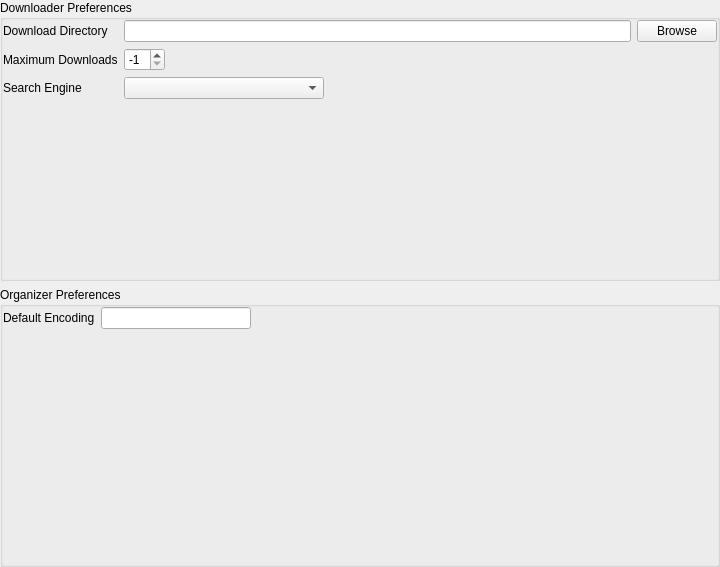
<ui version="4.0" >
 <class>Preferences</class>
 <widget class="QWidget" name="Preferences" >
  <property name="geometry" >
   <rect>
    <x>0</x>
    <y>0</y>
    <width>720</width>
    <height>567</height>
   </rect>
  </property>
  <property name="windowTitle" >
   <string>Form</string>
  </property>
  <layout class="QHBoxLayout" name="horizontalLayout" >
   <property name="margin" >
    <number>0</number>
   </property>
   <item>
    <layout class="QVBoxLayout" name="verticalLayout" >
     <item>
      <widget class="QGroupBox" name="groupBox_2" >
       <property name="title" >
        <string>Downloader Preferences</string>
       </property>
       <layout class="QVBoxLayout" name="verticalLayout_2" >
        <property name="margin" >
         <number>0</number>
        </property>
        <item>
         <layout class="QFormLayout" name="formLayout" >
          <item row="0" column="0" >
           <widget class="QLabel" name="label" >
            <property name="text" >
             <string>Download Directory</string>
            </property>
           </widget>
          </item>
          <item row="0" column="1" >
           <layout class="QHBoxLayout" name="horizontalLayout_2" >
            <item>
             <widget class="QLineEdit" name="lne_download_dir" />
            </item>
            <item>
             <widget class="QPushButton" name="btn_browse_down_dir" >
              <property name="text" >
               <string>Browse</string>
              </property>
              <property name="icon" >
               <iconset resource="../musorg.qrc" >
                <normaloff>:/icons/icons/open.png</normaloff>:/icons/icons/open.png</iconset>
              </property>
             </widget>
            </item>
           </layout>
          </item>
          <item row="1" column="0" >
           <widget class="QLabel" name="label_3" >
            <property name="text" >
             <string>Maximum Downloads</string>
            </property>
           </widget>
          </item>
          <item row="1" column="1" >
           <widget class="QSpinBox" name="sb_max_downloads" >
            <property name="sizePolicy" >
             <sizepolicy vsizetype="Fixed" hsizetype="Fixed" >
              <horstretch>0</horstretch>
              <verstretch>0</verstretch>
             </sizepolicy>
            </property>
            <property name="accelerated" >
             <bool>true</bool>
            </property>
            <property name="minimum" >
             <number>-1</number>
            </property>
            <property name="value" >
             <number>-1</number>
            </property>
           </widget>
          </item>
          <item row="2" column="0" >
           <widget class="QLabel" name="label_4" >
            <property name="frameShape" >
             <enum>QFrame::NoFrame</enum>
            </property>
            <property name="text" >
             <string>Search Engine</string>
            </property>
           </widget>
          </item>
          <item row="2" column="1" >
           <widget class="QComboBox" name="cb_engines" >
            <property name="sizePolicy" >
             <sizepolicy vsizetype="Fixed" hsizetype="Fixed" >
              <horstretch>0</horstretch>
              <verstretch>0</verstretch>
             </sizepolicy>
            </property>
            <property name="minimumSize" >
             <size>
              <width>200</width>
              <height>0</height>
             </size>
            </property>
           </widget>
          </item>
         </layout>
        </item>
       </layout>
      </widget>
     </item>
     <item>
      <widget class="QGroupBox" name="groupBox" >
       <property name="title" >
        <string>Organizer Preferences</string>
       </property>
       <layout class="QVBoxLayout" name="verticalLayout_3" >
        <property name="margin" >
         <number>0</number>
        </property>
        <item>
         <layout class="QFormLayout" name="formLayout_2" >
          <item row="0" column="0" >
           <widget class="QLabel" name="label_2" >
            <property name="text" >
             <string>Default Encoding</string>
            </property>
           </widget>
          </item>
          <item row="0" column="1" >
           <widget class="QLineEdit" name="lne_encoding" >
            <property name="sizePolicy" >
             <sizepolicy vsizetype="Fixed" hsizetype="Fixed" >
              <horstretch>0</horstretch>
              <verstretch>0</verstretch>
             </sizepolicy>
            </property>
            <property name="minimumSize" >
             <size>
              <width>150</width>
              <height>0</height>
             </size>
            </property>
           </widget>
          </item>
         </layout>
        </item>
       </layout>
      </widget>
     </item>
    </layout>
   </item>
  </layout>
 </widget>
 <resources>
  <include location="../musorg.qrc" />
 </resources>
 <connections/>
</ui>
